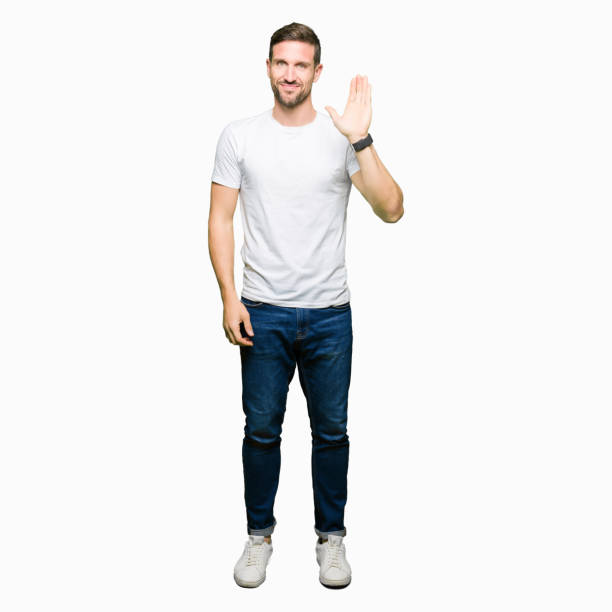
//> input picture data/1.jpg, 612 x 612 px
$ ./projector ../data/1.jpg   (built with g++ and OpenCV 4)
//> lines starting //> are read from the running program, lines starting //| are printed output that depends on the picture
#include <iostream>
using namespace std;

#include <opencv2/core.hpp>
#include <opencv2/imgcodecs.hpp>
#include <opencv2/highgui.hpp>

#include <Eigen/Core>
#include <Eigen/Dense>

class Projector {
    public:
        int width, height;
        float fx1, fy1, cx1, cy1, lambda1, fx2, fy2, cx2, cy2, lambda2;

        void set_parameters (int, int, float, float, float, float, float, float, float, float, float, float);
        std::tuple<Eigen::ArrayXXf, Eigen::ArrayXXf, Eigen::ArrayXXf> get3DCoordsfrom2D(int, int, float, float, float, float, float);
        std::tuple<Eigen::ArrayXXf, Eigen::ArrayXXf> get2DCoordsfrom3D(Eigen::ArrayXXf, Eigen::ArrayXXf, Eigen::ArrayXXf, int, int, float, float, float, float, float);

};

void Projector::set_parameters (int width, int height, float fx1, float fy1, float cx1, float cy1, float lambda1, float fx2, float fy2, float cx2, float cy2, float lambda2) {
    width = width;
    height = height;

    fx1 = fx1;
    fy1 = fy1;
    cx1 = cx1;
    cy1 = cy1;
    lambda1 = lambda1;

    fx2 = fx2;
    fy2 = fy2;
    cx2 = cx2;
    cy2 = cy2;
    lambda2 = lambda2;
}


std::tuple<Eigen::ArrayXXf, Eigen::ArrayXXf, Eigen::ArrayXXf> Projector::get3DCoordsfrom2D(int width, int height, float fx, float fy, float cx, float cy, float lambda) {
    Eigen::ArrayXXf fx_mat = Eigen::MatrixXf::Constant(width, height, fx);
    Eigen::ArrayXXf fy_mat = Eigen::MatrixXf::Constant(width, height, fy);
    Eigen::ArrayXXf cx_mat = Eigen::MatrixXf::Constant(width, height, cx);
    Eigen::ArrayXXf cy_mat = Eigen::MatrixXf::Constant(width, height, cy);
    Eigen::ArrayXXf lambda_mat = Eigen::MatrixXf::Constant(width, height, lambda);

    Eigen::ArrayXXf X(width, height);
    Eigen::ArrayXXf Y(width, height);
    Eigen::ArrayXXf Z(width, height);

    for (int i = 0; i < width; i++) {
        // #pragma simd
	    for (int j = 0; j < height; j++) {
            X(i, j) = i;
        }
    }

    for (int i = 0; i < width; i++) {
        //  #pragma simd
	    for (int j = 0; j < height; j++) {
            Y(i, j) = j;
        }
    }

    X = (X - cx_mat) / fx_mat;
    Y = (Y - cy_mat) / fy_mat;
    Z = 1 + lambda_mat * (((X - cx_mat) / fx_mat) * ((X - cx_mat) / fx_mat) + ((Y - cy_mat) / fy_mat) * ((Y - cy_mat) / fy_mat));


    return  std::make_tuple(X, Y, Z);
}


std::tuple<Eigen::ArrayXXf, Eigen::ArrayXXf> Projector::get2DCoordsfrom3D(Eigen::ArrayXXf X, Eigen::ArrayXXf Y, Eigen::ArrayXXf Z, int width, int height, float fx, float fy, float cx, float cy, float lambda) {
    Eigen::ArrayXXf fx_mat = Eigen::MatrixXf::Constant(width, height, fx);
    Eigen::ArrayXXf fy_mat = Eigen::MatrixXf::Constant(width, height, fy);
    Eigen::ArrayXXf cx_mat = Eigen::MatrixXf::Constant(width, height, cx);
    Eigen::ArrayXXf cy_mat = Eigen::MatrixXf::Constant(width, height, cy);
    Eigen::ArrayXXf lambda_mat = Eigen::MatrixXf::Constant(width, height, lambda);

    Eigen::ArrayXXf u(width, height);
    Eigen::ArrayXXf v(width, height);

    Eigen::ArrayXXf max_X_mat = Eigen::MatrixXf::Constant(width, height, X.maxCoeff());
    Eigen::ArrayXXf max_Y_mat = Eigen::MatrixXf::Constant(width, height, Y.maxCoeff());

    u = X / Z * fx_mat * (1 + lambda_mat * ((X / max_X_mat) * (X / max_X_mat) + (Y / max_Y_mat) * (Y / max_Y_mat))) + cx_mat;
    v = Y / Z * fy_mat * (1 + lambda_mat * ((X / max_X_mat) * (X / max_X_mat) + (Y / max_Y_mat) * (Y / max_Y_mat))) + cy_mat;

    return  std::make_tuple(u, v);
}


int main(int argc, char **argv) {

    cv::Mat img;
    int width;
    int height;
    std::string image_path;

    if(argc < 2){
        printf("Please add path to source image as parameter\n");
        return 1;
    }
    else {
        image_path = cv::samples::findFile(argv[1]);

        img = cv::imread(image_path, cv::IMREAD_GRAYSCALE);
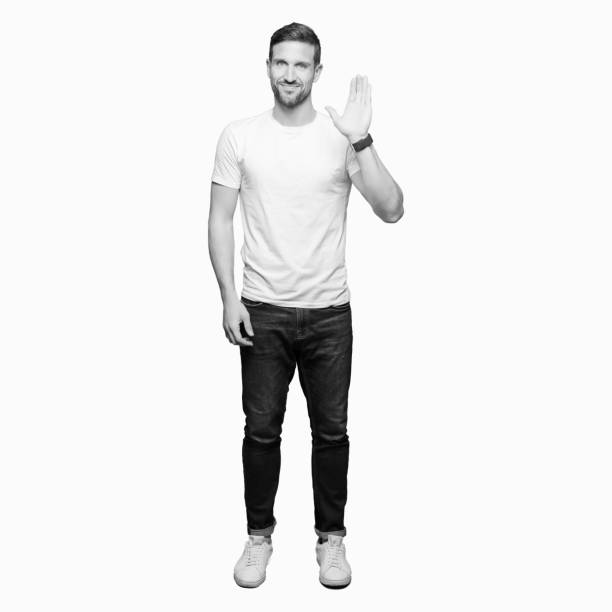
//> img: 612 rows x 612 cols, CV_8UC1; min 0, max 255, mean 235.2
        if(img.empty()) {
            std::cout << "Could not read the image: " << image_path << std::endl;
            return 1;
        }
        // cv::imshow("Display window", img);
        // int k = cv::waitKey(0);

        width = img.cols;
//> width = 612
        height = img.rows;
//> height = 612
    }


    float fx1 = 10.0;
    float fy1 = 10.0;
    float cx1 = width / 2.0;
//> cx1 = 306
    float cy1 = height / 2.0;
//> cy1 = 306
    float lambda1 = 0.0;

    float fx2 = 5.0;
    float fy2 = 5.0;
    float cx2 = width / 2.0;
//> cx2 = 306
    float cy2 = height / 2.0;
//> cy2 = 306
    float lambda2 = 0.0;


    for(int counter = 0; counter < argc; ++counter){

        if (counter == 2) {
            fx1 = atof(argv[counter]);
        }

        if (counter == 3) {
            fy1 = atof(argv[counter]);
        }

        if (counter == 4) {
            if (atof(argv[counter]) != -1) {
                cx1 = atof(argv[counter]);
            }
        }

        if (counter == 5) {
            if (atof(argv[counter]) != -1) {
                cy1 = atof(argv[counter]);
            }
        }

        if (counter == 6) {
            lambda1 = atof(argv[counter]);
        }

        if (counter == 7) {
            fx2 = atof(argv[counter]);
        }

        if (counter == 8) {
            fy2 = atof(argv[counter]);
        }

        if (counter == 9) {
            if (atof(argv[counter]) != -1) {
                cx2 = atof(argv[counter]);
            }
        }

        if (counter == 10) {
            if (atof(argv[counter]) != -1) {
                cy2 = atof(argv[counter]);
            }
        }

        if (counter == 11) {
            lambda2 = atof(argv[counter]);
        }
    }

    float duration_time = 0;
    auto t_start = std::chrono::high_resolution_clock::now();

    Projector projector;
    projector.set_parameters (width, height, fx1, fy1, cx1, cy1, lambda1, fx2, fy2, cx2, cy2, lambda2);

    Eigen::ArrayXXf X(width, height);
    Eigen::ArrayXXf Y(width, height);
    Eigen::ArrayXXf Z(width, height);
    tie(X, Y, Z) = projector.get3DCoordsfrom2D(width, height, fx1, fy1, cx1, cy1, lambda1);

    Eigen::ArrayXXf u(width, height);
    Eigen::ArrayXXf v(width, height);
    tie(u, v) = projector.get2DCoordsfrom3D(X, Y, Z, width, height, fx2, fy2, cx2, cy2, lambda2);

    cv::Mat img_convert = cv::Mat::zeros(cv::Size(width, height), CV_8UC1);

    for (int i = 0; i < width; i++) {
        //  #pragma simd
	    for (int j = 0; j < height; j++) {
            if ((int)v(i, j) >=0 and (int)v(i, j) < height and (int)u(i, j) >= 0 and (int)u(i, j) < width)
                img_convert.at<uchar>((int)v(i, j), (int)u(i, j)) = img.at<uchar>(j, i);
        }
    }
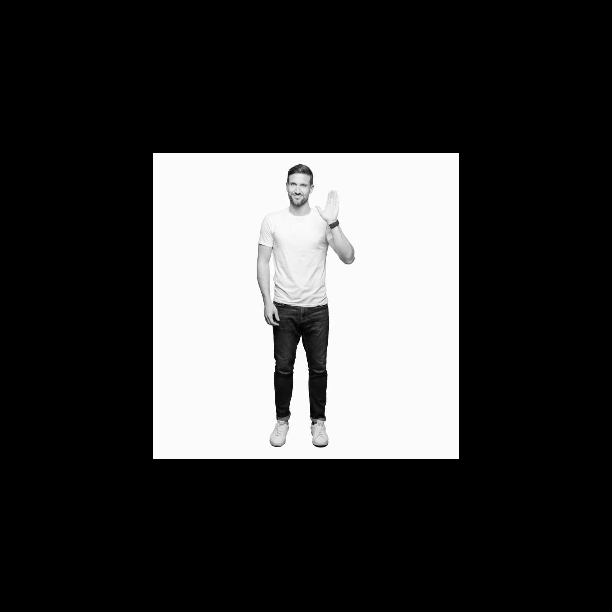
//> img_convert: 612 rows x 612 cols, CV_8UC1; min 0, max 255, mean 58.8

    auto t_end = std::chrono::high_resolution_clock::now();
    duration_time = std::chrono::duration<float, std::milli>(t_end - t_start).count();


    std::string::size_type const p0(image_path.find_last_of('.'));
    std::string ext = image_path.substr(p0 + 1, image_path.length());
    std::string result_path = image_path.substr(0, p0) + "_result." + ext;
    cv::imwrite(result_path, img_convert);

    printf("\nSource image path: %s", image_path.c_str());
    printf("\nSource focal distance X: %.1f", fx1);
    printf("\nSource focal distance Y: %.1f", fy1);
    printf("\nSource optical center X: %.1f", cx1);
//| Source optical center X: 306.0
    printf("\nSource optical center Y: %.1f", cy1);
//| Source optical center Y: 306.0
    printf("\nSource lambda: %.1f", lambda1);
    printf("\n\nTarget image path: %s", result_path.c_str());
    printf("\nTarget focal distance X: %.1f", fx2);
    printf("\nTarget focal distance Y: %.1f", fy2);
    printf("\nTarget optical center X: %.1f", cx2);
//| Target optical center X: 306.0
    printf("\nTarget optical center Y: %.1f", cy2);
//| Target optical center Y: 306.0
    printf("\nTarget lambda: %.1f\n", lambda2);

    printf("\nReprojection time: %.1f ms\n", duration_time);


    // cv::imshow("Result", img_convert);
    // int kk = cv::waitKey(0);

	return 0;
}
